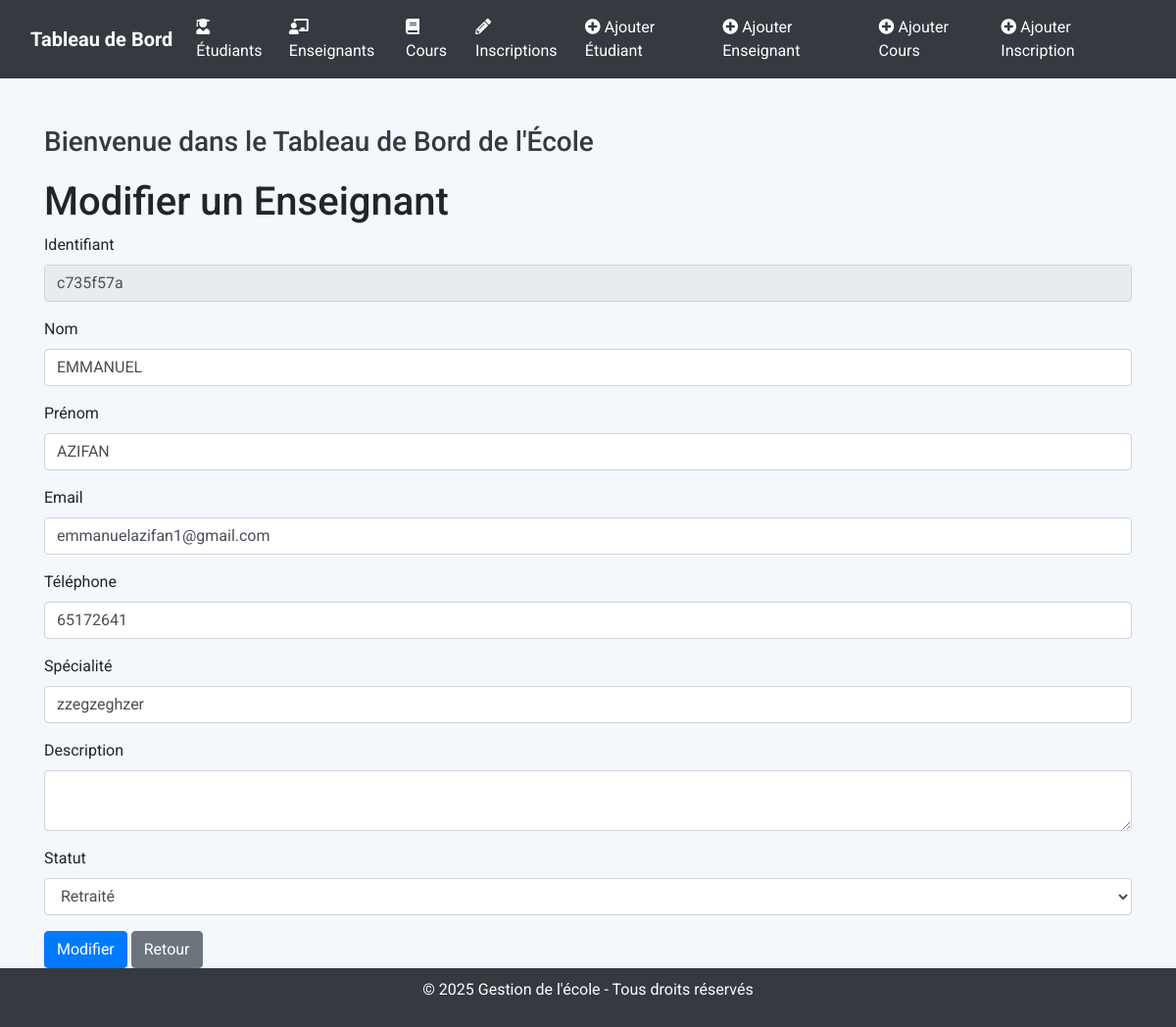
Page /modifier_enseignant/c735f57a on the committed database.
### tables this page shows
CREATE TABLE enseignants (
        id INTEGER PRIMARY KEY AUTOINCREMENT,
        identifiant TEXT UNIQUE NOT NULL,
        nom TEXT NOT NULL,
        prenom TEXT NOT NULL,
        email TEXT UNIQUE NOT NULL,
        telephone TEXT UNIQUE NOT NULL,
        specialite TEXT NOT NULL,
        a_propos TEXT,
        statut TEXT CHECK(statut IN ('Actif', 'En congé', 'Retraité')) NOT NULL,
        date_creation TEXT DEFAULT CURRENT_TIMESTAMP,
        date_modification TEXT DEFAULT CURRENT_TIMESTAMP
    );

### app.py (the view, shortened to what this page needs)
@app.route('/modifier_enseignant/<string:identifiant>', methods=['GET', 'POST'])
def modifier_enseignant(identifiant):
    db = get_db()
    cursor = db.cursor()
    cursor.execute("SELECT * FROM enseignants WHERE identifiant=?", (identifiant,))
    enseignant = cursor.fetchone()
    db.close()
    return render_template('modifier_enseignant.html', enseignant=enseignant)

### app.py (called while the page is built)
def get_db():
    conn = sqlite3.connect('ecole.db')
    conn.row_factory = sqlite3.Row
    return conn

### templates/modifier_enseignant.html (shortened to what this page needs)
{% extends 'base.html' %}
{% block content %}
<h1>Modifier un Enseignant</h1>
<form method="POST" action="{{ url_for('modifier_enseignant', identifiant=enseignant.identifiant) }}">
    <div class="form-group">
        <label for="identifiant">Identifiant</label>
        <input type="text" class="form-control" id="identifiant" name="identifiant" value="{{ enseignant.identifiant }}" readonly>
    </div>
    <div class="form-group">
        <label for="nom">Nom</label>
        <input type="text" class="form-control" id="nom" name="nom" value="{{ enseignant.nom }}" required>
    </div>
    <div class="form-group">
        <label for="prenom">Prénom</label>
        <input type="text" class="form-control" id="prenom" name="prenom" value="{{ enseignant.prenom }}" required>
    </div>
    <div class="form-group">
        <label for="email">Email</label>
        <input type="email" class="form-control" id="email" name="email" value="{{ enseignant.email }}" required>
    </div>
    <div class="form-group">
        <label for="telephone">Téléphone</label>
        <input type="text" class="form-control" id="telephone" name="telephone" value="{{ enseignant.telephone }}" required>
    </div>
    <div class="form-group">
        <label for="specialite">Spécialité</label>
        <input type="text" class="form-control" id="specialite" name="specialite" value="{{ enseignant.specialite }}" required>
    </div>
    <div class="form-group">
        <label for="a_propos">Description</label>
        <textarea class="form-control" id="a_propos" name="a_propos" value="{{ enseignant.a_propos}}" vrequired></textarea>
    </div>
    <div class="form-group">
        <label for="statut">Statut</label>
        <select class="form-control" id="statut" name="statut">
            <option value="Retraité" {% if enseignant.statut == 'Retraité' %}selected{% endif %}>Retraité</option>
        </select>
    </div>
    <button type="submit" class="btn btn-primary">Modifier</button>
    <a href="{{ url_for('liste_enseignants') }}" class="btn btn-secondary">Retour</a>
</form>
{% endblock %}

### static/styles.css (style rules this page uses)
.btn { transition: all 0.3s ease; }

### templates/base.html (style rules this page uses)
body { font-family: 'Roboto', sans-serif; background-color: #f4f7fc; display: flex; flex-direction: column; height: 100vh; margin: 0; }

### rows in the picture
enseignants: identifiant "c735f57a", nom "EMMANUEL", prenom "AZIFAN", email "emmanuelazifan1@gmail.com", telephone "65172641", specialite "zzegzeghzer", statut "Retraité"
